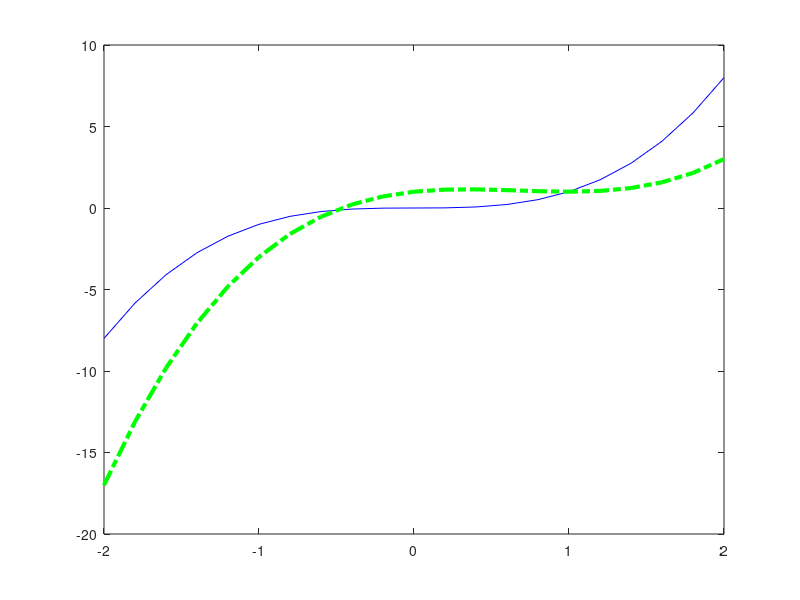

Reproduce this figure in MATLAB. (Note: this script raises an error after producing the figure.)
%% E - 9.1.2
x = -2:0.2:2;
y = x.^3;
y2 = x.^3 -2*x.^2 + x + 1;
plot(x,y,'b',x,y2,'-.g','LineWidth',3)
xval1 = fzero('2*x^2-x-1',0);
yval1 = xval1^3;
xval2 = fzero('2*x^2-x-1',2);
yval2 = xval2^3;
text(xval1,yval1,tintersection \rightarrow','HorizontalAlignment','right')
text(xval2,yval2,'\downarrow intersection','VerticalAlignment','bottom')
legend('y=x^3','y=x^3-2x^2+x+1')

%% E - 9.1.3
z = peaks;
mesh(z)
colormap("spring")
colorbar

%% E - 9.1.4
z = peaks;
subplot(2,2,1)
surf(z)
shading faceted
title('shading faceted')
subplot(2,2,2)
surf(z)
shading flat
title('shading flat')
subplot(2,2,3)
surf(z)
shading interp
title('shading interp')

%% 
